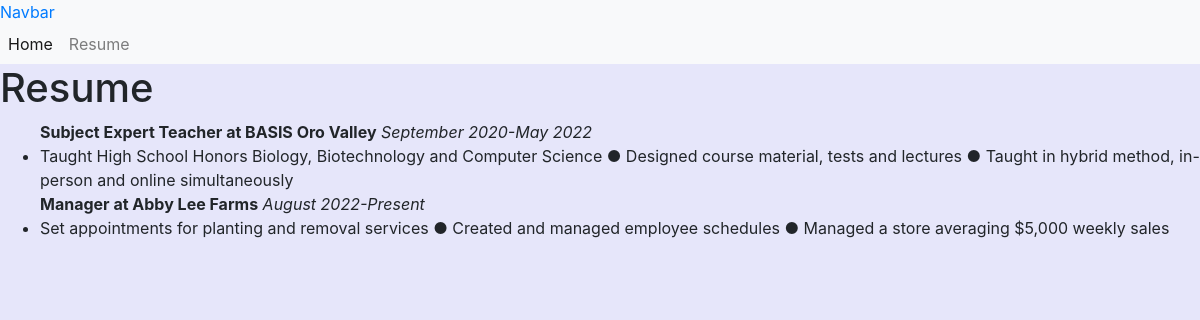
Screenshot of /resume/ with the database file from the repository.
### resume/models.py (models this page shows)
class Job(models.Model):
    job_name = models.CharField(max_length = 200, help_text="Enter name of job")
    business_name = models.CharField(max_length=200, help_text="Enter name of business")
    year_worked = models.CharField(max_length=200, help_text="Enter dates worked")
    job_description = models.CharField(max_length=1000, help_text="Enter job duties")
    class Meta:
        ordering = ["-year_worked"]

### resume/views.py (the view)
# urls.py: path('', index.as_view(), name="home")
class index(ListView):
    model = Job
    context_object_name = "my_jobs"

### resume/templates/resume/job_list.html
{% extends "base.html" %}
{% load static %}
{% block page_content %}
    <h1>Resume</h1>
    <ul>
        {% for job in object_list %}
            <head>
                <b>{{job.job_name}} at {{job.business_name}}</b>
                <em>{{job.year_worked}}</em>
            </head>
            <li>{{job.job_description}}</li>
        {% endfor %}
    </ul>
{% endblock %}

### mysite/templates/base.html (shortened to what this page needs)
<link rel="stylesheet" href="https://stackpath.bootstrapcdn.com/bootstrap/4.1.3/css/bootstrap.min.css">
<body style="background-color:lavender;">
<nav class="navbar-expand-lg navbar-light bg-light">
    <a class="nav-navbar-brand" href='#'>Navbar</a>
    <div class ="collapse navbar-collapse" id="navbarNavAltMarkup">
        <div class="navbar-nav">
            <a class="nav-item nav-link active" href="#">Home<span class="sr-only">(current)</span></a>
            <a class="nav-item nav-link" href="resume/">Resume</a>
</nav>
{% block page_content %}
{% endblock %}

### rows the page displays
Job: job_name "Subject Expert Teacher", business_name "BASIS Oro Valley", year_worked "September 2020-May 2022", job_description "Taught High School Honors Biology, Biotechnology and Computer Science ● Designed course material, tests and lectures ● Taught in hybrid method, in-person and online simultaneously"
Job: job_name "Manager", business_name "Abby Lee Farms", year_worked "August 2022-Present", job_description "Set appointments for planting and removal services ● Created and managed employee schedules ● Managed a store averaging $5,000 weekly sales"
